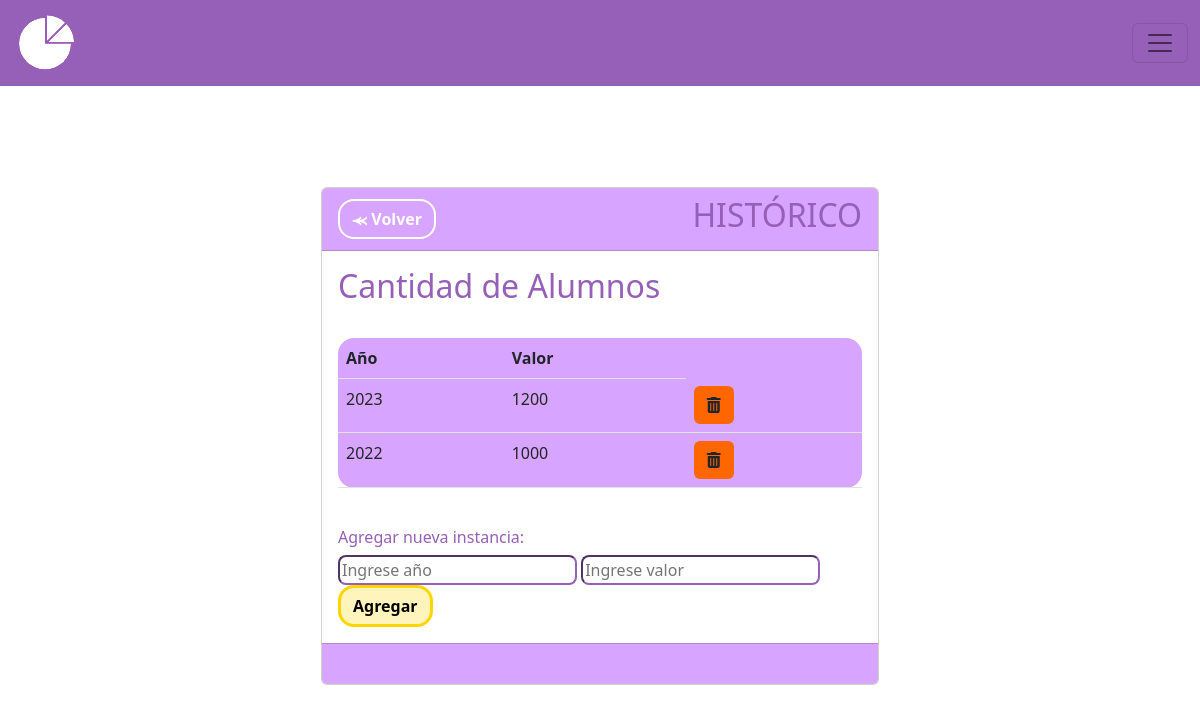
Screenshot of /historial-metrica/1/ with the database file from the repository.
### MIReApp/models.py (models this page shows, shortened)
class Metrica(models.Model):
    id = models.AutoField(primary_key=True)
    titulo = models.CharField(max_length=100,
                              verbose_name='Título',
                              unique= True,
                              validators= [
                                  RegexValidator(regex= r'^[a-zA-Z\s]*$',
                                                 message="El nombre no puede contener caracteres especiales.",
                                                 code='invalid_nombre')
                              ])
    descripcion = models.TextField(max_length=100, verbose_name='Descripción', blank=True, null=True)
    unidad_medida = models.CharField(max_length=100,
                                        verbose_name='Unidad de Medida',
                                        validators= [
                                            RegexValidator(regex= r'^[a-zA-Z\s]*$',
                                                            message="La unidad de medida no puede contener caracteres especiales",
                                                            code='invalid_nombre')
                                        ])
    valor = models.IntegerField(verbose_name='Valor', validators=[MinValueValidator(0, message="El valor no puede ser negativo")], default=0)
    frecuencia = models.CharField(max_length=10, choices=FRECUENCIAS)
    year = models.PositiveIntegerField(blank=True, null=True,verbose_name='Ingrese año:')

class HistorialMetrica(models.Model):
    id = models.AutoField(primary_key=True)
    metrica = models.ForeignKey(Metrica, on_delete=models.CASCADE)
    año_historico = models.PositiveIntegerField()
    valor_historico = models.PositiveIntegerField(default=0)  # Agrega un valor predeterminado

### MIReApp/views.py (the view, shortened to what this page needs)
# urls.py: path('historial-metrica/<int:metrica_id>/', views.historial_metrica, name='historial_metrica'),
def historial_metrica(request, metrica_id, valor=0, año=0, band=False):
    metrica = Metrica.objects.get(id=metrica_id)
    historial = HistorialMetrica.objects.filter(metrica=metrica).order_by('-año_historico')
    if band:
        print(año)
        historial_metrica = HistorialMetrica(metrica=metrica, año_historico=año, valor_historico=valor)
        historial_metrica.save()
    else:
        return render(request, 'historial_metrica.html', {'metrica': metrica, 'historial': historial})

### MIReApp/templates/historial_metrica.html (shortened to what this page needs)
{% extends "base.html" %}
{% block contenido %}
<br>
<br>
<br>
<center>
<div class="card col-md-6" style="text-align: left;">
    <div class="card-header fw-bold" style="background-color: #D7A5FF;color: #000000;">
        <div style="display: flex; justify-content: space-between; align-items: center;">
            <span><a href="{% url 'metricas' %}" class="btn btn-secondary rounded-4 fw-bold" style="background-color: transparent; color: #ffff;border-color: #ffff;border-width: 2px;">⪻ Volver</a></span>
            <span><h2>HISTÓRICO</h2></span>
        </div>
    </div>
    <div class="card-body" >
                <body>
                    <h2>{{ metrica.titulo }}</h2>
                    <br>
                    <table class="table rounded-4" style="background-color: #D7A5FF; width: flex;">
                        <tr>
                            <th>Año</th>
                            <th>Valor</th>
                        </tr>
                        {% for item in historial %}
                            <tr>
                                <td scope="row">{{ item.año_historico }}</td>
                                <td>{{ item.valor_historico }}</td>
                                <td><a class="btn eliminar-btn" data-id="{{ item.id }}" style="background-color: #f60;" role="button"><i class="fa-solid fa-trash-can"></i></a></td>
                            </tr>
                        {% endfor %}
                    </table>
                    <br>
                    <h6>Agregar nueva instancia:</h6>
                    <form method="post">
                        <input type="number" name="nuevo_año" required class="rounded-3"  placeholder="Ingrese año" style="border-color: #965FB8;">
                        <input type="number" name="nuevo_valor" required class="rounded-3" placeholder="Ingrese valor" style="border-color: #965FB8;">
                        <button type="submit" class="btn rounded-4 fw-bold" style="background-color: #fff4bb;color: #000000;border-color: #ffd500;border-width: 3px;">Agregar</button>
                    </form>
                </body>
    </div>
    <div class="card-footer text-muted" style="background-color: #D7A5FF;">
        <br>
    </div>
</div>
<br>
</center>
{% endblock %}

### MIReApp/static/css/base.css (style rules this page uses)
html, body { margin: 0; width: 100%; height: 100%; display: flex; justify-content: center; align-items: center; font-family: 'Dosis', sans-serif; font-weight: 300; -webkit-user-select: none; -moz-user-select: none; -ms-user-select: none; user-select: none; }
h2 { color: #965FB8; }
button { color:rgb(255, 255, 255); background-color: #D7A5FF }
h6 { color: #965FB8; font-size: 10px; text-align: justify; }

### rows the page displays
Metrica: titulo "Cantidad de Alumnos"
HistorialMetrica: año_historico "2023", valor_historico "1200"
HistorialMetrica: año_historico "2022", valor_historico "1000"
